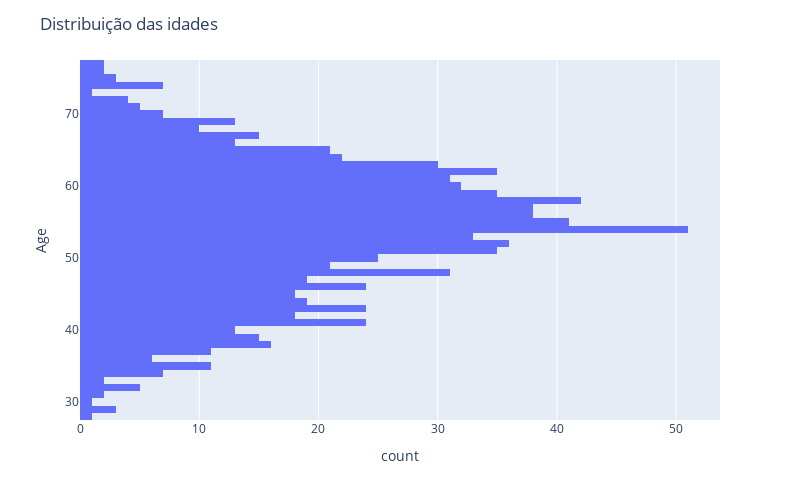

The code cell stored with this chart in its notebook:
### Code cell
hist1 =  px.histogram (dados,y = "Age", nbins=60)# criando o histograma (nome da tabela, x= variavel que voce quer ver, nbins = largura  das linhas)
hist1.update_layout(width=800,height=500,title_text='Distribuição das idades')#configurando o layout
hist1.show()#show mostra o grafico

### Figure 1 — Plotly figure (JSON) as saved in the notebook; plotly's stock layout.template omitted (floating-point values rounded to 4 significant figures; data arrays with more than 128 entries replaced by an {"elided": "..."} marker saying what was removed)
{"data": [{"alignmentgroup": "True", "bingroup": "y", "hovertemplate": "count=%{x}<br>Age=%{y}<extra></extra>", "legendgroup": "", "marker": {"color": "#636efa", "pattern": {"shape": ""}}, "name": "", "nbinsy": 60, "offsetgroup": "", "orientation": "h", "showlegend": false, "type": "histogram", "xaxis": "x", "y": {"elided": "918 int values"}, "yaxis": "y"}], "layout": {"barmode": "relative", "height": 500, "legend": {"tracegroupgap": 0}, "margin": {"t": 60}, "title": {"text": "Distribuição das idades"}, "width": 800, "xaxis": {"anchor": "y", "domain": [0, 1], "title": {"text": "count"}}, "yaxis": {"anchor": "x", "domain": [0, 1], "title": {"text": "Age"}}}}
